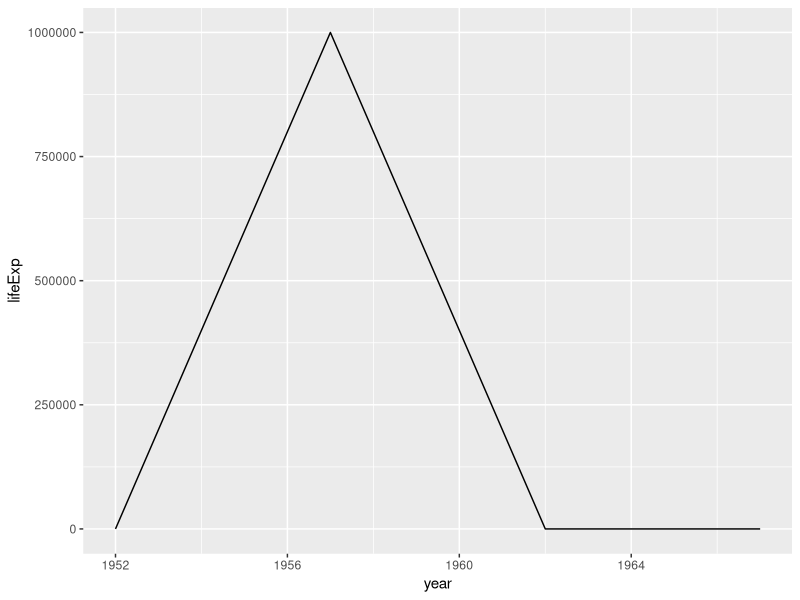
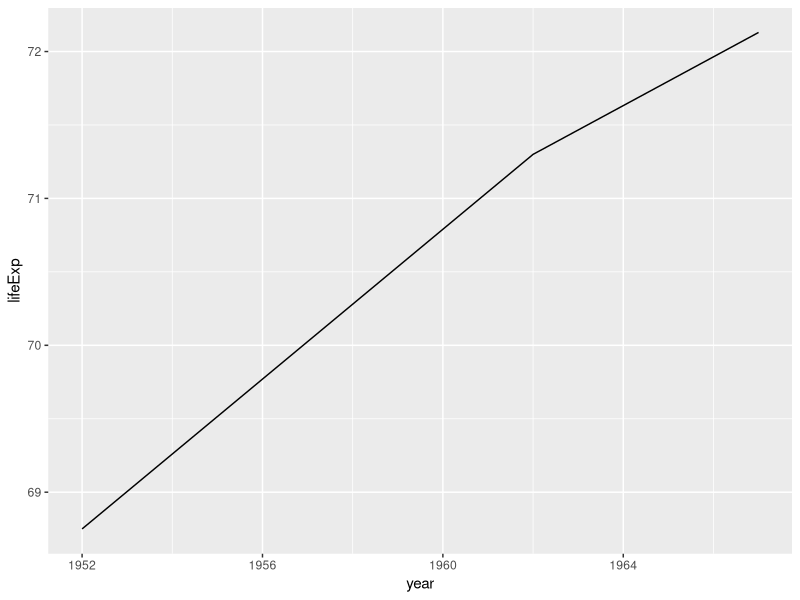
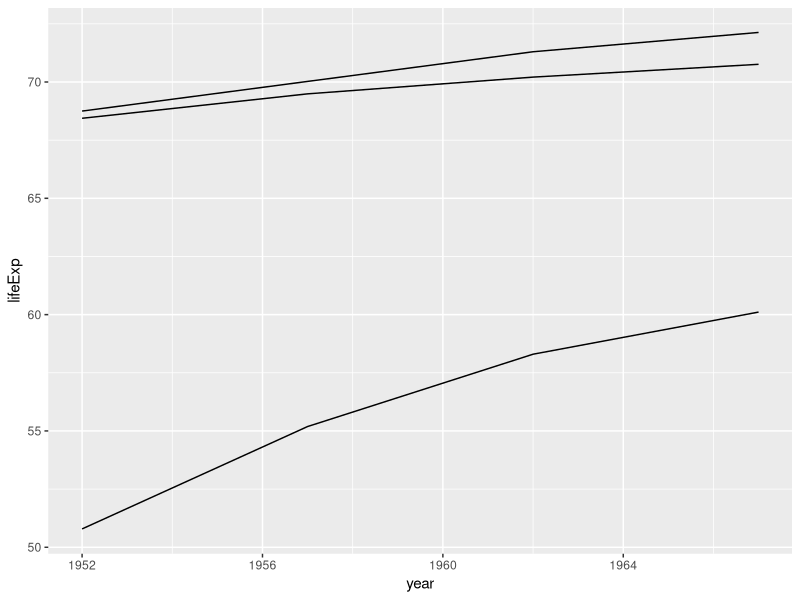
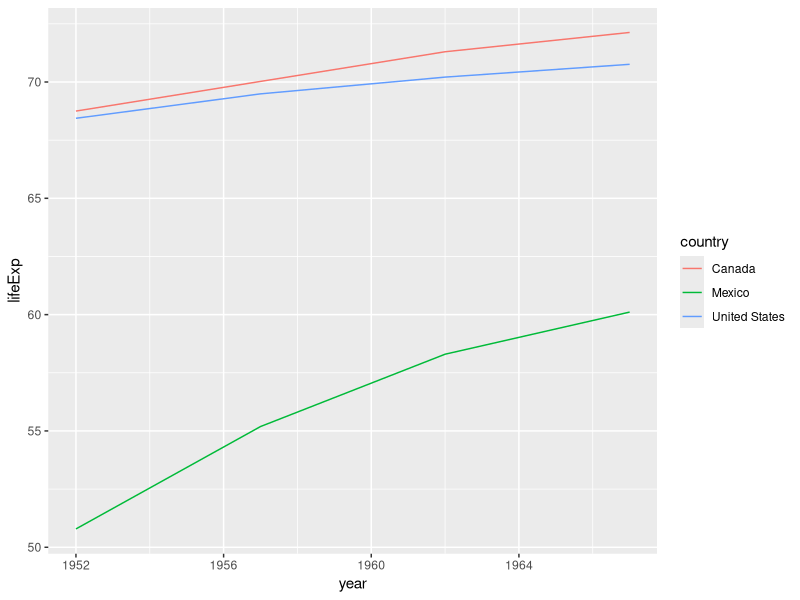
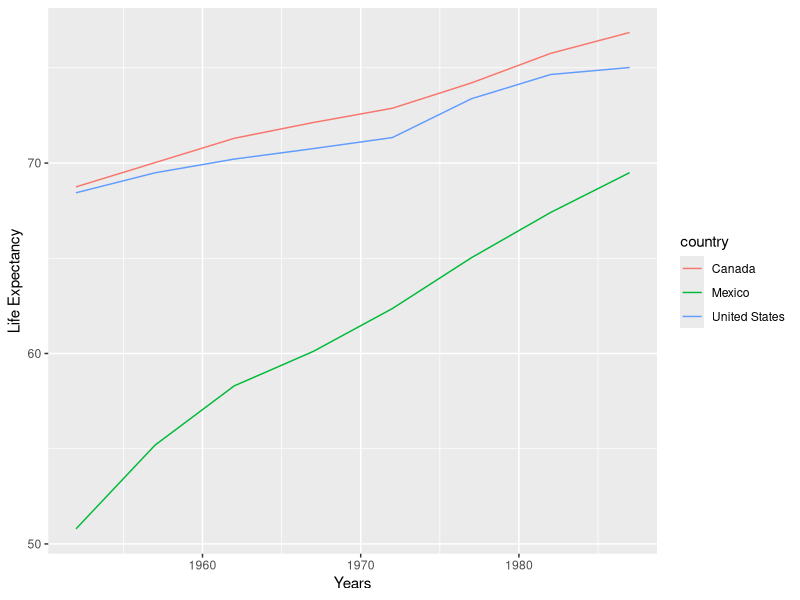

These charts were generated, in order, by the following R code:
## ---- chunk 1
knitr::opts_chunk$set(echo = TRUE, fig.width=4, fig.height=4)
library(tidyverse)
## ---- chunk 2
life5060 <- read.csv("./gapminder-5060.csv")
head(life5060)
## ---- chunk 3
canada <- life5060 %>% filter(country == "Canada")
head(canada)
## ---- chunk 4
canada %>% 
  ggplot(aes(x = year, y = lifeExp)) +
  geom_line()
## ---- chunk 5
canada %>% filter(year == 1957)

lifeExp_1952 <- canada %>% filter(year == 1952) %>% .$lifeExp
lifeExp_1962 <- canada %>% filter(year == 1962) %>% .$lifeExp

canada_fixed <- canada %>% mutate(
  lifeExp = replace(lifeExp, year==1957, mean(c(lifeExp_1952,lifeExp_1962)))
)
## ---- chunk 6
canada_fixed %>% ggplot(aes(x = year, y = lifeExp)) +
  geom_line()
## ---- chunk 7
canada_fixed %>% 
  ggplot(aes(x = year, y = lifeExp, group=country)) + geom_line() +
  geom_line(data = life5060 %>% 
              filter(country %in% c("United States", "Mexico")))
## ---- chunk 8
canada_fixed %>% 
  ggplot(aes(x = year, y = lifeExp, colour=country)) + geom_line() +
  geom_line(data = life5060 %>% 
              filter(country %in% c("United States", "Mexico")))

## ---- chunk 9
life7080 <- read.csv('gap7080.csv')

northAm5080 <- life5060 %>% rbind(life7080) %>% filter(country %in% c('United States','Canada','Mexico')) %>% arrange(country,year)

lifeExp_1952 <- northAm5080 %>% filter(country == 'Canada' & year == 1952) %>% .$lifeExp
lifeExp_1962 <- northAm5080 %>% filter(country == 'Canada' & year == 1962) %>% .$lifeExp

northAm5080_fixed <- northAm5080 %>% mutate(
  lifeExp = replace(lifeExp, country == 'Canada' & year==1957, mean(c(lifeExp_1952,lifeExp_1962)))
)

northAm5080_fixed
## ---- chunk 10
northAm5080_fixed %>% ggplot(aes(x=year,y=lifeExp, color=country)) + geom_line() + labs(x='Years',y='Life Expectancy')
